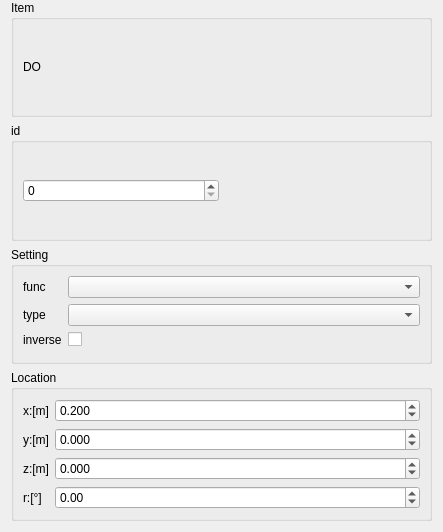
<?xml version="1.0" encoding="UTF-8"?>
<ui version="4.0">
 <class>WidgetDOSetting</class>
 <widget class="QWidget" name="WidgetDOSetting">
  <property name="geometry">
   <rect>
    <x>0</x>
    <y>0</y>
    <width>443</width>
    <height>532</height>
   </rect>
  </property>
  <property name="windowTitle">
   <string>Form</string>
  </property>
  <layout class="QVBoxLayout" name="verticalLayout_2">
   <property name="topMargin">
    <number>0</number>
   </property>
   <item>
    <widget class="QGroupBox" name="groupBox_4">
     <property name="title">
      <string>Item</string>
     </property>
     <layout class="QVBoxLayout" name="verticalLayout_5">
      <item>
       <widget class="QLabel" name="label">
        <property name="text">
         <string>DO</string>
        </property>
       </widget>
      </item>
     </layout>
    </widget>
   </item>
   <item>
    <widget class="QGroupBox" name="groupBox">
     <property name="title">
      <string>id</string>
     </property>
     <layout class="QHBoxLayout" name="horizontalLayout">
      <item>
       <widget class="customSpinBox" name="spinBox_id">
        <property name="toolTip">
         <string>范围[0,15]</string>
        </property>
        <property name="maximum">
         <number>15</number>
        </property>
       </widget>
      </item>
      <item>
       <widget class="QLabel" name="label_Prompt">
        <property name="text">
         <string/>
        </property>
       </widget>
      </item>
     </layout>
    </widget>
   </item>
   <item>
    <widget class="QGroupBox" name="groupBox_2">
     <property name="title">
      <string>Setting</string>
     </property>
     <layout class="QVBoxLayout" name="verticalLayout">
      <item>
       <layout class="QFormLayout" name="formLayout_2">
        <item row="0" column="0">
         <widget class="QLabel" name="label_func">
          <property name="toolTip">
           <string>功能</string>
          </property>
          <property name="text">
           <string>func</string>
          </property>
         </widget>
        </item>
        <item row="0" column="1">
         <widget class="customComboBox" name="comboBox_func">
          <property name="currentIndex">
           <number>-1</number>
          </property>
         </widget>
        </item>
        <item row="1" column="0">
         <widget class="QLabel" name="label_type">
          <property name="toolTip">
           <string>设备类型</string>
          </property>
          <property name="text">
           <string>type</string>
          </property>
         </widget>
        </item>
        <item row="1" column="1">
         <widget class="customComboBox" name="comboBox_type">
          <property name="currentIndex">
           <number>-1</number>
          </property>
         </widget>
        </item>
        <item row="2" column="0">
         <widget class="QLabel" name="label_inverse">
          <property name="toolTip">
           <string>逻辑反相</string>
          </property>
          <property name="text">
           <string>inverse</string>
          </property>
         </widget>
        </item>
        <item row="2" column="1">
         <widget class="customCheckBox" name="checkBox_inverse"/>
        </item>
       </layout>
      </item>
     </layout>
    </widget>
   </item>
   <item>
    <widget class="QGroupBox" name="groupBox_3">
     <property name="title">
      <string>Location</string>
     </property>
     <layout class="QHBoxLayout" name="horizontalLayout_2">
      <item>
       <layout class="QFormLayout" name="formLayout">
        <item row="0" column="0">
         <widget class="QLabel" name="label_x">
          <property name="toolTip">
           <string>在机器人坐标系的x偏移</string>
          </property>
          <property name="text">
           <string>x:[m]</string>
          </property>
         </widget>
        </item>
        <item row="0" column="1">
         <widget class="customDoubleSpinBox" name="doubleSpinBox_x">
          <property name="decimals">
           <number>3</number>
          </property>
          <property name="minimum">
           <double>-10.000000000000000</double>
          </property>
          <property name="maximum">
           <double>10.000000000000000</double>
          </property>
          <property name="singleStep">
           <double>0.010000000000000</double>
          </property>
          <property name="value">
           <double>0.200000000000000</double>
          </property>
         </widget>
        </item>
        <item row="1" column="0">
         <widget class="QLabel" name="label_y">
          <property name="toolTip">
           <string>在机器人坐标系的y偏移</string>
          </property>
          <property name="text">
           <string>y:[m]</string>
          </property>
         </widget>
        </item>
        <item row="1" column="1">
         <widget class="customDoubleSpinBox" name="doubleSpinBox_y">
          <property name="decimals">
           <number>3</number>
          </property>
          <property name="minimum">
           <double>-10.000000000000000</double>
          </property>
          <property name="maximum">
           <double>10.000000000000000</double>
          </property>
          <property name="singleStep">
           <double>0.010000000000000</double>
          </property>
         </widget>
        </item>
        <item row="2" column="0">
         <widget class="QLabel" name="label_z">
          <property name="toolTip">
           <string>在机器人坐标系的z偏移</string>
          </property>
          <property name="text">
           <string>z:[m]</string>
          </property>
         </widget>
        </item>
        <item row="2" column="1">
         <widget class="customDoubleSpinBox" name="doubleSpinBox_z">
          <property name="frame">
           <bool>true</bool>
          </property>
          <property name="accelerated">
           <bool>false</bool>
          </property>
          <property name="keyboardTracking">
           <bool>true</bool>
          </property>
          <property name="decimals">
           <number>3</number>
          </property>
          <property name="minimum">
           <double>-10.000000000000000</double>
          </property>
          <property name="maximum">
           <double>10.000000000000000</double>
          </property>
          <property name="singleStep">
           <double>0.010000000000000</double>
          </property>
         </widget>
        </item>
        <item row="3" column="0">
         <widget class="QLabel" name="label_r">
          <property name="toolTip">
           <string>在机器人坐标系的朝向角</string>
          </property>
          <property name="text">
           <string>r:[°]</string>
          </property>
         </widget>
        </item>
        <item row="3" column="1">
         <widget class="customDoubleSpinBox" name="doubleSpinBox_r">
          <property name="decimals">
           <number>2</number>
          </property>
          <property name="minimum">
           <double>-180.000000000000000</double>
          </property>
          <property name="maximum">
           <double>180.000000000000000</double>
          </property>
         </widget>
        </item>
       </layout>
      </item>
     </layout>
    </widget>
   </item>
  </layout>
 </widget>
 <customwidgets>
  <customwidget>
   <class>customComboBox</class>
   <extends>QComboBox</extends>
   <header>ModelCustomWidget.h</header>
  </customwidget>
  <customwidget>
   <class>customDoubleSpinBox</class>
   <extends>QDoubleSpinBox</extends>
   <header>ModelCustomWidget.h</header>
  </customwidget>
  <customwidget>
   <class>customSpinBox</class>
   <extends>QSpinBox</extends>
   <header>ModelCustomWidget.h</header>
  </customwidget>
  <customwidget>
   <class>customCheckBox</class>
   <extends>QCheckBox</extends>
   <header>ModelCustomWidget.h</header>
  </customwidget>
 </customwidgets>
 <resources/>
 <connections/>
</ui>
